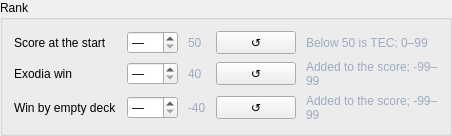
            <widget class="QGroupBox" name="limitsRankGroup">
             <property name="title">
              <string>Rank</string>
             </property>
             <layout class="QGridLayout" name="limitsRankGroupLayout">
              <property name="horizontalSpacing">
               <number>10</number>
              </property>
              <property name="verticalSpacing">
               <number>6</number>
              </property>
              <item row="0" column="0">
               <widget class="QLabel" name="limit_rank_score_start_label">
                <property name="text">
                 <string>Score at the start</string>
                </property>
                <property name="toolTip">
                 <string>Below 50 is TEC</string>
                </property>
                <property name="wordWrap">
                 <bool>true</bool>
                </property>
                <property name="sizePolicy">
                 <sizepolicy hsizetype="MinimumExpanding" vsizetype="Preferred">
                  <horstretch>0</horstretch>
                  <verstretch>0</verstretch>
                 </sizepolicy>
                </property>
               </widget>
              </item>
              <item row="0" column="1">
               <widget class="QSpinBox" name="limit_rank_score_start_spin">
                <property name="specialValueText">
                 <string>—</string>
                </property>
                <property name="minimum">
                 <number>-1</number>
                </property>
                <property name="maximum">
                 <number>99</number>
                </property>
                <property name="value">
                 <number>-1</number>
                </property>
                <property name="toolTip">
                 <string>Score at the start: Below 50 is TEC. Retail: 50.</string>
                </property>
               </widget>
              </item>
              <item row="0" column="2">
               <widget class="QLabel" name="limit_rank_score_start_retail">
                <property name="text">
                 <string>50</string>
                </property>
                <property name="toolTip">
                 <string>The game's own value when this field is left unset.</string>
                </property>
                <property name="styleSheet">
                 <string>color:#9aacc4</string>
                </property>
               </widget>
              </item>
              <item row="0" column="3">
               <widget class="QPushButton" name="reset_rank_score_start_button">
                <property name="text">
                 <string>↺</string>
                </property>
                <property name="toolTip">
                 <string>Use the game's value for this setting</string>
                </property>
               </widget>
              </item>
              <item row="0" column="4">
               <widget class="QLabel" name="limit_rank_score_start_hint">
                <property name="text">
                 <string>Below 50 is TEC; 0–99</string>
                </property>
                <property name="toolTip">
                 <string>Below 50 is TEC</string>
                </property>
                <property name="styleSheet">
                 <string>color:#9aacc4</string>
                </property>
                <property name="wordWrap">
                 <bool>true</bool>
                </property>
               </widget>
              </item>
              <item row="1" column="0">
               <widget class="QLabel" name="limit_rank_score_exodia_label">
                <property name="text">
                 <string>Exodia win</string>
                </property>
                <property name="toolTip">
                 <string>Added to the score</string>
                </property>
                <property name="wordWrap">
                 <bool>true</bool>
                </property>
                <property name="sizePolicy">
                 <sizepolicy hsizetype="MinimumExpanding" vsizetype="Preferred">
                  <horstretch>0</horstretch>
                  <verstretch>0</verstretch>
                 </sizepolicy>
                </property>
               </widget>
              </item>
              <item row="1" column="1">
               <widget class="QSpinBox" name="limit_rank_score_exodia_spin">
                <property name="specialValueText">
                 <string>—</string>
                </property>
                <property name="minimum">
                 <number>-100</number>
                </property>
                <property name="maximum">
                 <number>99</number>
                </property>
                <property name="value">
                 <number>-100</number>
                </property>
                <property name="toolTip">
                 <string>Exodia win: Added to the score. Retail: 40.</string>
                </property>
               </widget>
              </item>
              <item row="1" column="2">
               <widget class="QLabel" name="limit_rank_score_exodia_retail">
                <property name="text">
                 <string>40</string>
                </property>
                <property name="toolTip">
                 <string>The game's own value when this field is left unset.</string>
                </property>
                <property name="styleSheet">
                 <string>color:#9aacc4</string>
                </property>
               </widget>
              </item>
              <item row="1" column="3">
               <widget class="QPushButton" name="reset_rank_score_exodia_button">
                <property name="text">
                 <string>↺</string>
                </property>
                <property name="toolTip">
                 <string>Use the game's value for this setting</string>
                </property>
               </widget>
              </item>
              <item row="1" column="4">
               <widget class="QLabel" name="limit_rank_score_exodia_hint">
                <property name="text">
                 <string>Added to the score; -99–99</string>
                </property>
                <property name="toolTip">
                 <string>Added to the score</string>
                </property>
                <property name="styleSheet">
                 <string>color:#9aacc4</string>
                </property>
                <property name="wordWrap">
                 <bool>true</bool>
                </property>
               </widget>
              </item>
              <item row="2" column="0">
               <widget class="QLabel" name="limit_rank_score_deck_out_label">
                <property name="text">
                 <string>Win by empty deck</string>
                </property>
                <property name="toolTip">
                 <string>Added to the score</string>
                </property>
                <property name="wordWrap">
                 <bool>true</bool>
                </property>
                <property name="sizePolicy">
                 <sizepolicy hsizetype="MinimumExpanding" vsizetype="Preferred">
                  <horstretch>0</horstretch>
                  <verstretch>0</verstretch>
                 </sizepolicy>
                </property>
               </widget>
              </item>
              <item row="2" column="1">
               <widget class="QSpinBox" name="limit_rank_score_deck_out_spin">
                <property name="specialValueText">
                 <string>—</string>
                </property>
                <property name="minimum">
                 <number>-100</number>
                </property>
                <property name="maximum">
                 <number>99</number>
                </property>
                <property name="value">
                 <number>-100</number>
                </property>
                <property name="toolTip">
                 <string>Win by empty deck: Added to the score. Retail: -40.</string>
                </property>
               </widget>
              </item>
              <item row="2" column="2">
               <widget class="QLabel" name="limit_rank_score_deck_out_retail">
                <property name="text">
                 <string>-40</string>
                </property>
                <property name="toolTip">
                 <string>The game's own value when this field is left unset.</string>
                </property>
                <property name="styleSheet">
                 <string>color:#9aacc4</string>
                </property>
               </widget>
              </item>
              <item row="2" column="3">
               <widget class="QPushButton" name="reset_rank_score_deck_out_button">
                <property name="text">
                 <string>↺</string>
                </property>
                <property name="toolTip">
                 <string>Use the game's value for this setting</string>
                </property>
               </widget>
              </item>
              <item row="2" column="4">
               <widget class="QLabel" name="limit_rank_score_deck_out_hint">
                <property name="text">
                 <string>Added to the score; -99–99</string>
                </property>
                <property name="toolTip">
                 <string>Added to the score</string>
                </property>
                <property name="styleSheet">
                 <string>color:#9aacc4</string>
                </property>
                <property name="wordWrap">
                 <bool>true</bool>
                </property>
               </widget>
              </item>
             </layout>
             <property name="sizePolicy">
              <sizepolicy hsizetype="Ignored" vsizetype="Preferred">
               <horstretch>0</horstretch>
               <verstretch>0</verstretch>
              </sizepolicy>
             </property>
            </widget>
